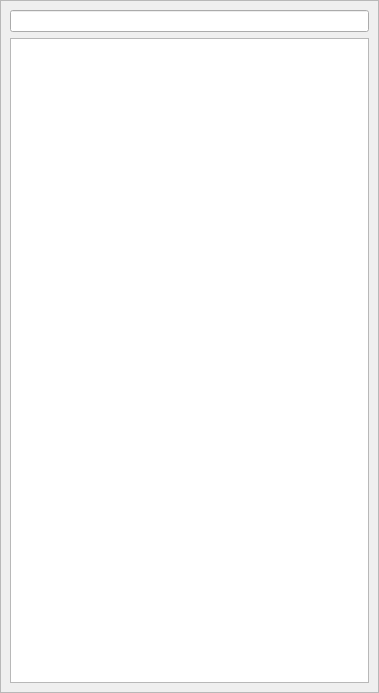
<?xml version="1.0" encoding="UTF-8"?>
<ui version="4.0">
 <class>LeftSearchForm</class>
 <widget class="QWidget" name="LeftSearchForm">
  <property name="geometry">
   <rect>
    <x>0</x>
    <y>0</y>
    <width>379</width>
    <height>693</height>
   </rect>
  </property>
  <property name="windowTitle">
   <string>Form</string>
  </property>
  <layout class="QGridLayout" name="gridLayout">
   <property name="leftMargin">
    <number>0</number>
   </property>
   <property name="topMargin">
    <number>0</number>
   </property>
   <property name="rightMargin">
    <number>0</number>
   </property>
   <property name="bottomMargin">
    <number>0</number>
   </property>
   <property name="spacing">
    <number>0</number>
   </property>
   <item row="0" column="0">
    <widget class="QFrame" name="frame_left_background">
     <property name="frameShape">
      <enum>QFrame::StyledPanel</enum>
     </property>
     <property name="frameShadow">
      <enum>QFrame::Raised</enum>
     </property>
     <layout class="QVBoxLayout" name="verticalLayout">
      <item>
       <widget class="QLineEdit" name="lineEdit_left_search"/>
      </item>
      <item>
       <widget class="QListWidget" name="listWidget_tags"/>
      </item>
     </layout>
    </widget>
   </item>
  </layout>
 </widget>
 <resources/>
 <connections/>
</ui>
